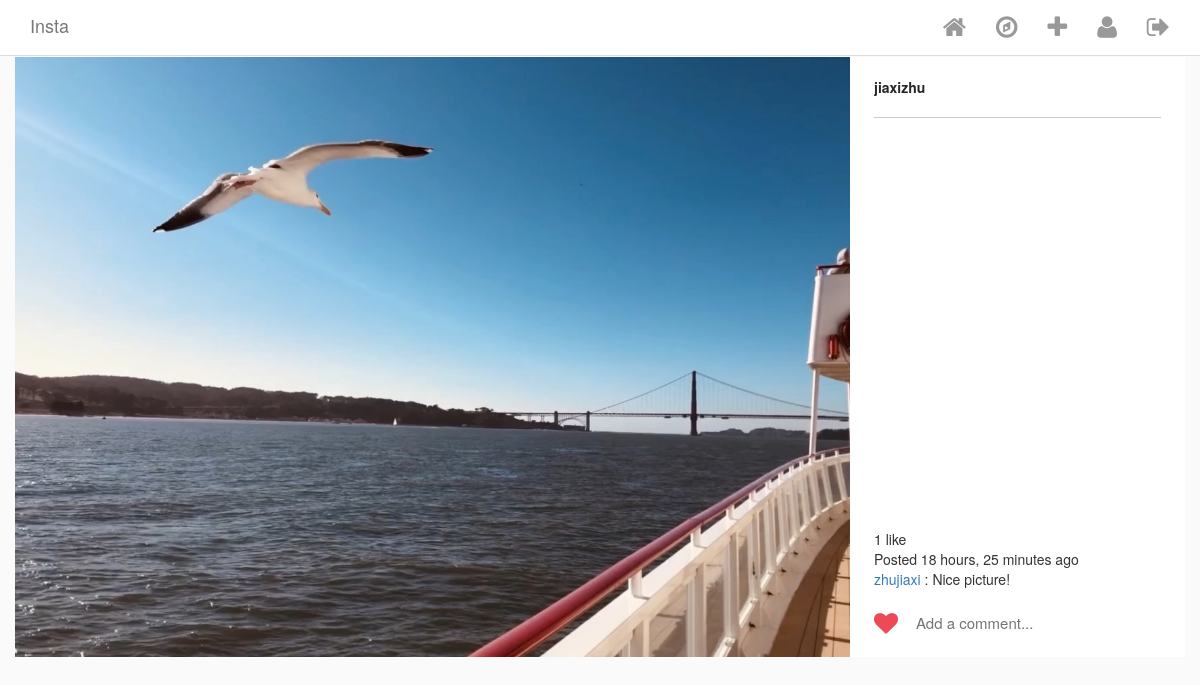
/posts/5/ (signed in), run on the app's committed database.
### Insta/models.py (models this page shows, shortened)
class Post(models.Model):
    author = models.ForeignKey(
        InstaUser,
        on_delete=models.CASCADE,
        related_name='my_posts',
        blank=True,
        null=True,
    )
    title = models.TextField(blank=True, null=True)
    image = ProcessedImageField(
        upload_to='static/images/posts',
        format='JPEG',
        options={'quality': 100},
        blank=True,
        null=True
    )
    posted_on = models.DateTimeField(
        auto_now_add=True,
        editable=False,
        blank=True,
        null=True
    )
    def get_like_count(self):
        return self.likes.count()
    class Meta:
        ordering = ['-posted_on']

class InstaUser(AbstractUser):
    profile_pic = ProcessedImageField(
        upload_to='static/images/profiles',
        format='JPEG',
        options={'quality': 100},
        blank=True,
        null=True
    )

class Comment(models.Model):
    post = models.ForeignKey(
        Post,
        on_delete=models.CASCADE,
        related_name='comments'
    )
    user = models.ForeignKey(
        InstaUser,
        on_delete=models.CASCADE,
    )
    comment = models.CharField(max_length=100)
    posted_on = models.DateTimeField(auto_now_add=True, editable=False)

### Insta/views.py (the view)
# urls.py: path('posts/<int:pk>/', PostDetailView.as_view(), name = 'posts_detail'),
class PostDetailView(DetailView):
    model = Post
    template_name = 'post_detail.html'
    def get_context_data(self, **kwargs):
        data = super().get_context_data(**kwargs)
        liked = Like.objects.filter(post=self.kwargs.get('pk'), user=self.request.user).first()
        if liked:
            data['liked'] = 1
        else:
            data['liked'] = 0
        return data

### Insta/templatetags/custom_tags.py (called while the page is built)
@register.simple_tag
def has_user_liked_post(post, user):
    try:
        like = Like.objects.get(post=post, user=user)
        return "fa-heart"
    except:
        return "fa-heart-o"

@register.simple_tag(takes_context=True)
def active(context, pattern_or_urlname):
    try:
        pattern = reverse(pattern_or_urlname)
    except NoReverseMatch:
        pattern = pattern_or_urlname
    path = context['request'].path
    if re.search(pattern, path):
        return 'active'
    return ''

### templates/post_detail.html (shortened to what this page needs)
{% extends "base.html" %}
{% load custom_tags %}
{% block content %}
<div class="row single-post">
    <div class="single-post-card view-update {{ object.pk }}">
        <div class="header">
            <a href="{% url 'user_detail' post.author.id %}">
                {{ object.author.username }}
            </a>
        </div>
        <div class="image__wrapper">
            <img class="card__main-image" src="/{{object.image}}" width='1000', height='1000'>
        </div>
        <div class="comments-portion">
            <div class="likes">
                {% if post.get_like_count %}
                    {{ post.get_like_count }} like{% if post.get_like_count > 1 %}s{% endif %}
                {% endif %}
            </div>
             <div class ="poster__timestamp">Posted {{post.posted_on|timesince}} ago </div>
            <ul class ="comment-list">
                {% for comment in post.comments.all %}
                <li class = "comment-like_comment">
                    <a href="{% url 'user_detail' comment.user.id %}" class="poster__name">
                        {{comment.user.username}}
                    </a>
                    <span class="comment">:  {{comment.comment}}</span>
                </li>
                {% endfor %}
            </ul>
            <section class="input-row">
                <i class="fa {% has_user_liked_post post user %} submit-like" aria-hidden="true"> </i>
                <div class="comment-input-wrapper">
                    <input class="add-comment" type="text" placeholder="Add a comment...">
                </div>
            </section>
        </div>
    </div>
</div>
{% endblock content %}

### static/css/style.css (style rules this page uses)
html { height: 100%; }
body { min-height: 100%; background-color: #fafafa; }
.card__main-image { max-width: 100%; max-height: 600px; height: auto; margin: 0 auto; display: block; }
.comment-list { list-style: none; margin: 0; padding: 0; }
.single-post-card { display: flex; align-items: stretch; box-sizing: border-box; flex-direction: column; flex-shrink: 0; padding-right: 335px; width: 100%; position: relative; background-color: #fff; }
.single-post-card .header, .single-post-card .comments-portion { display: flex; flex-shrink: 0; }
.single-post-card .header { border-bottom: 1px solid #ccc; padding: 20px 0; flex-direction: row; position: absolute; top: 0; right: 24px; width: 287px; display: flex; align-items: center; }
.single-post-card .header a { color: #262626; font-weight: bold; }
.single-post-card .comments-portion { position: absolute; bottom: 0; right: 0; width: 335px; padding: 0 24px; flex-direction: column; }
.input-row { position: relative; display: flex; align-items: center; height: 68px; padding-left: 40px; }
.input-row .submit-like { cursor: pointer; position: absolute; top: 32%; left: 0; color: #C2C2C2; font-size: 24px; }
.input-row .submit-like.fa-heart { color: #ED4956; }
.input-row .comment-input-wrapper { display: inline-block; color: #262626; font-size: 15px; width: 100%; }
.input-row .comment-input-wrapper input { width: 100%; border: none; outline: none; }

### data on the page
Post: author.username "jiaxizhu", image (picture), get_like_count "1", posted_on "18 hours, 25 minutes"
Comment: user.username "zhujiaxi", comment "Nice picture!"
